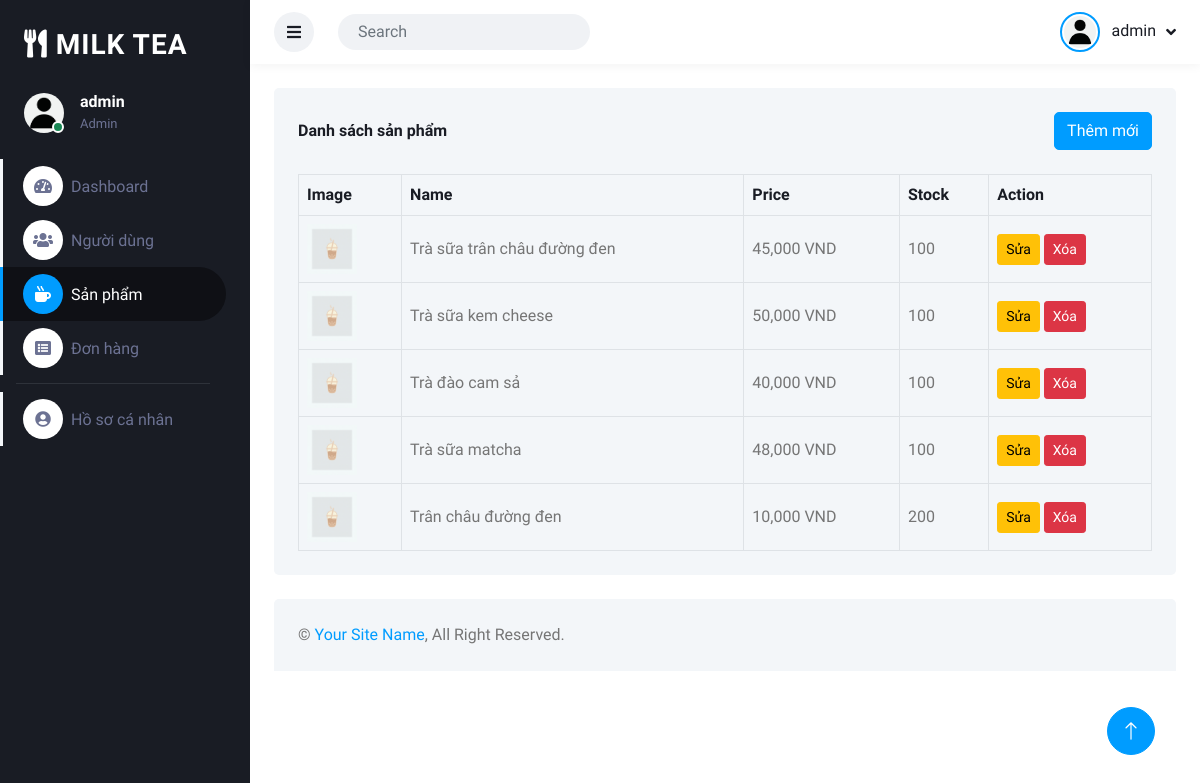
The app's page /admin/products (signed in) with its own data.
### tables this page shows
CREATE TABLE `product` (
  `product_id` int NOT NULL,
  `product_name` varchar(150) NOT NULL,
  `price` decimal(10,2) NOT NULL,
  `description` text,
  `image_url` varchar(255) DEFAULT 'default.png',
  `category_id` int DEFAULT NULL,
  `stock_quantity` int DEFAULT 100
);

### controller/admin/ProductController.php (called while the page is built, shortened)
<?php
class ProductController extends \Controller
{
    private $productModel;
    public function __construct()
    {
        $this->productModel = new \Product();
    }
    public function listProducts()
    {
        $products = $this->productModel->getAll();
        $this->loadView('admin/product/list.php', ['products' => $products]);
    }
}

### index.php (called while the page is built, shortened)
<?php
$router = new Router();
$router->dispatch();
?>

### entity/Model.php (called while the page is built, shortened)
<?php
require_once __DIR__ . '/../database/connect.php';
class Model
{
    protected $table;
    protected $conn;
    public function __construct()
    {
        global $conn;
        $this->conn = $conn;
    }
    public function getAll($conditions = [])
    {
        $sql = "SELECT * FROM `{$this->table}`";
        $stmt = $this->conn->prepare($sql);
        $stmt->execute();
        return $stmt->fetchAll(PDO::FETCH_ASSOC);
    }
}

### database/config.php (called while the page is built, shortened)
<?php
function asset_url($path)
{
    $path = ltrim($path, '/');
    return BASE_URL . 'public/' . $path;
}
function get_product_image_url($image = null)
{
    $paths = [
        'public/images/' . $image,
        'public/client/images/' . $image,
    ];
    foreach ($paths as $relPath) {
        $fullPath = __DIR__ . '/../' . $relPath;
    }
    return asset_url('images/default.png');
}

### view/admin/product/list.php (the view, shortened to what this page needs)
<?php
require_once __DIR__ . '/../../../database/config.php';
include __DIR__ . '/../template/header.php';
?>
<div class="container-fluid pt-4 px-4">
    <div class="bg-light text-center rounded p-4">
        <div class="d-flex align-items-center justify-content-between mb-4">
            <h6 class="mb-0">Danh sách sản phẩm</h6>
            <a href="<?php echo BASE_URL; ?>admin/add-product" class="btn btn-primary">Thêm mới</a>
        </div>
        <div class="table-responsive">
            <table class="table text-start align-middle table-bordered table-hover mb-0">
                <thead>
                    <tr class="text-dark">
                        <th scope="col">Image</th>
                        <th scope="col">Name</th>
                        <th scope="col">Price</th>
                        <th scope="col">Stock</th>
                        <th scope="col">Action</th>
                    </tr>
                </thead>
                <tbody>
                    <?php if (!empty($products)): ?>
                        <?php foreach ($products as $product): ?>
                            <tr>
                                <td><img src="<?php echo get_product_image_url($product['image_url']); ?>" alt="" style="width: 50px; height: 50px; object-fit: cover;"></td>
                                <td><?php echo htmlspecialchars($product['product_name'] ?? ''); ?></td>
                                <td><?php echo number_format($product['price']); ?> VND</td>
                                <td><?php echo $product['stock_quantity']; ?></td>
                                <td>
                                    <a class="btn btn-sm btn-warning" href="<?php echo BASE_URL; ?>admin/edit-product?id=<?php echo $product['product_id']; ?>">Sửa</a>
                                    <a class="btn btn-sm btn-danger" href="<?php echo BASE_URL; ?>admin/delete-product?id=<?php echo $product['product_id']; ?>" onclick="return confirm('Bạn có chắc chắn muốn xóa?');">Xóa</a>
                                </td>
                            </tr>
                        <?php endforeach; ?>
                    <?php else: ?>
                        <tr><td colspan="5">Không có sản phẩm nào.</td></tr>
                    <?php endif; ?>
                </tbody>
            </table>
        </div>
    </div>
</div>
<?php
include __DIR__ . '/../template/footer.php';
?>

### public/admin/css/style.css (style rules this page uses)
:root { --primary: #009CFF; --light: #F3F6F9; --dark: #191C24; }
.btn { transition: .5s; }
.btn.btn-primary { color: #FFFFFF; }

### records on screen
product: product_name "Trà sữa trân châu đường đen", price "45,000", stock_quantity "100"
product: product_name "Trà sữa kem cheese", price "50,000", stock_quantity "100"
product: product_name "Trà đào cam sả", price "40,000", stock_quantity "100"
product: product_name "Trà sữa matcha", price "48,000", stock_quantity "100"
product: product_name "Trân châu đường đen", price "10,000", stock_quantity "200"

### other values on screen
$_SESSION['username'] "admin"
$_SESSION['role_name'] "Admin"
